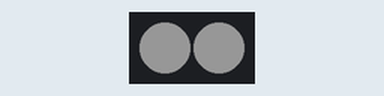
Bench run of a sketch on a simulated Arduino Uno, built with avr-gcc and run on an emulated ATmega328P. Shown: 2 RGB LEDs in strip order, left to right. Dim RGB values are drawn brighter than linear.

Above: at 1.7 s.
At 3.2 s:
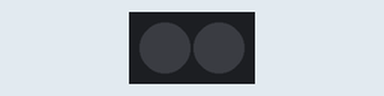
Timing chart, 0 to 4.5 s (numbered marks = the images above):
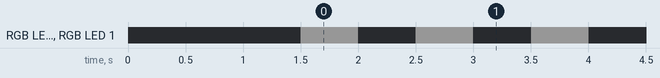

Measured:
- by itself, RGB LED 0, RGB LED 1: alternates RGB(22, 22, 22) for 0.50 s and off for 0.50 s

The sketch:

FastBlink1.ino
```cpp
#include "FastLED.h"
FASTLED_USING_NAMESPACE
// How many leds in your strip?
#define NUM_LEDS 2
#define BRIGHTNESS 22
#define DATA_PIN 15
#define LED_TYPE WS2812B  // others seem to work too

// create array of leds object
CRGB leds[NUM_LEDS];

void setup()
{
  delay(1500);
  // Uncomment/edit one of the following lines for your led arrangement.

  // FastLED.addLeds<WS2811, DATA_PIN, RGB>(leds, NUM_LEDS);
  // FastLED.addLeds<WS2812, DATA_PIN, RGB>(leds, NUM_LEDS);
  FastLED.addLeds<LED_TYPE, DATA_PIN, GRB>(leds, NUM_LEDS).setCorrection(TypicalLEDStrip);

  //FastLED.addLeds<NEOPIXEL, DATA_PIN>(leds, NUM_LEDS);
  // FastLED.addLeds<APA104, DATA_PIN, RGB>(leds, NUM_LEDS);B>(leds, NUM_LEDS);
  FastLED.setBrightness( BRIGHTNESS );
}

void loop()
{
  // Turn the LED on, then pause
  leds[0] = CRGB::White;
  leds[1] = CRGB::White;
  //  leds[2] = CRGB::Blue;
  FastLED.show();
  delay(500);
  // Now turn the LED off, then pause
  leds[0] = CRGB::Black;
  leds[1] = CRGB::Black;
  //    leds[2] = CRGB::Black;
  FastLED.show();
  delay(500);
}
```
